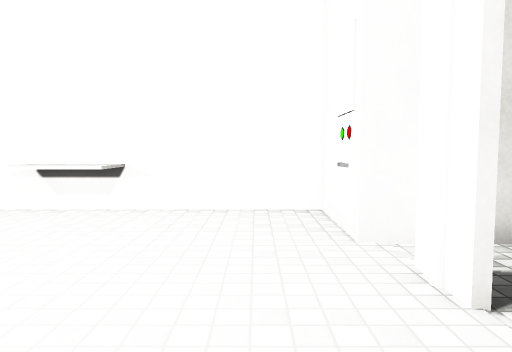
[1] (above)

20 first-person views from a walk through a 3-D level made in the Unity game engine. The camera is 1.2 m above the floor, tilts 4° down and sees 70° across. The floor is counted in squares, 1 m on a side. Each view is taken from the middle of a square. On the plan, view 1 faces up. The plan holds only what a view shows up to about 15 squares ahead; the rest is blank. The player character is not drawn. Door leaves are left out, so doorways stand open. Surface patterns are stand-ins for the level's own textures.

[2]
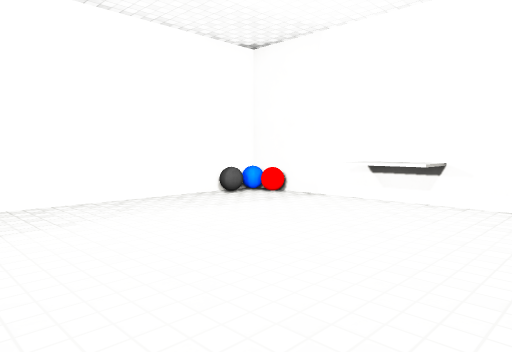

[3]
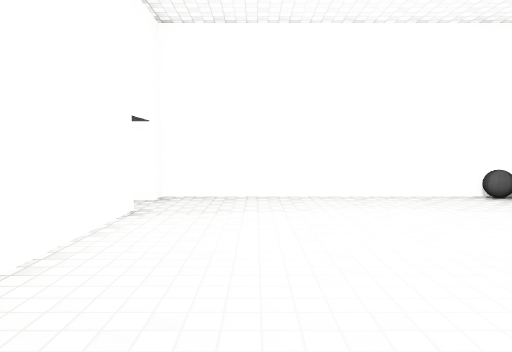

[4]
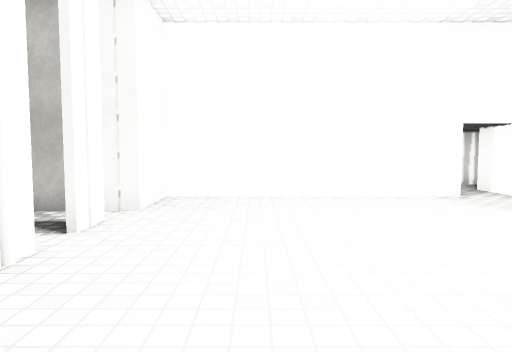

[5]
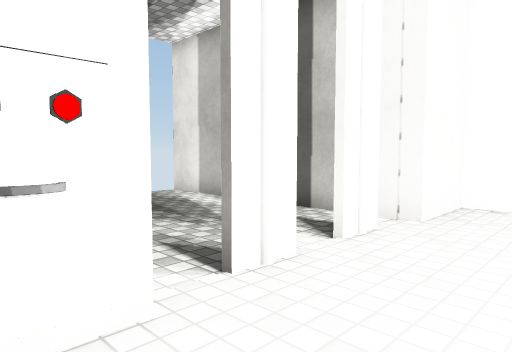

[6]
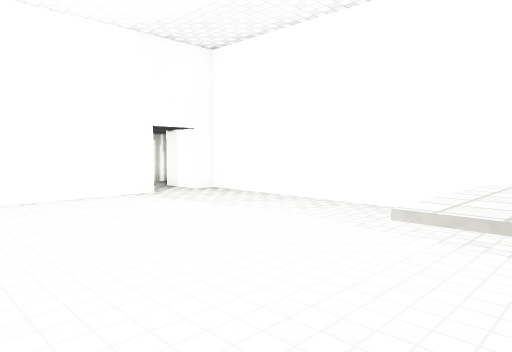

[7]
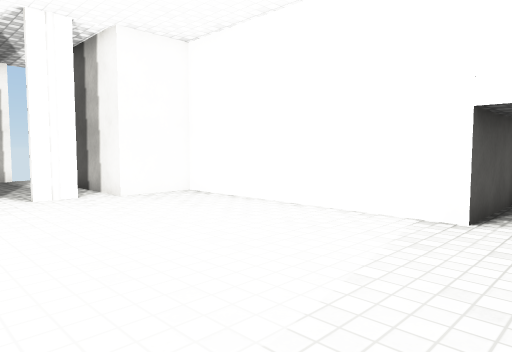

[8]
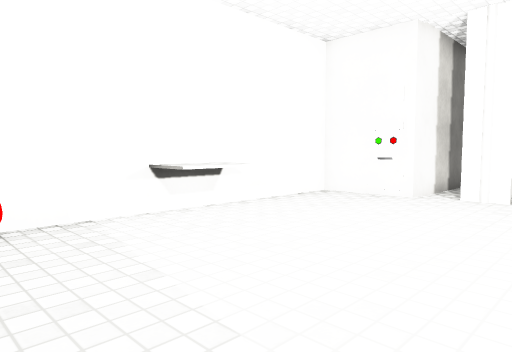

[9]
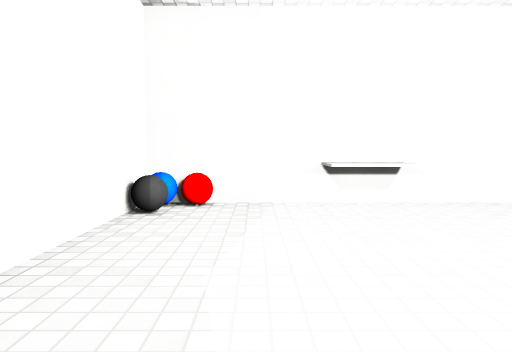

[10]
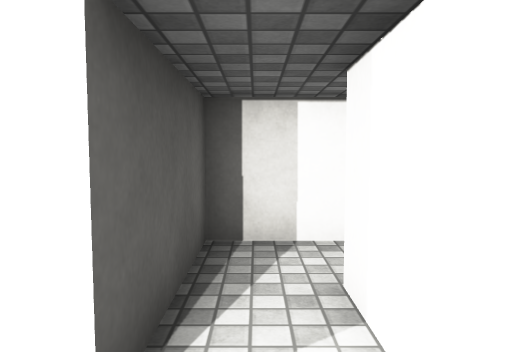

[11]
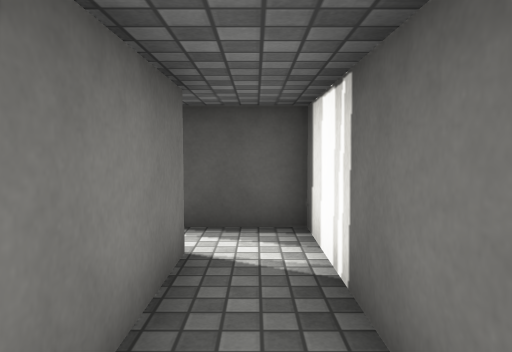

[12]
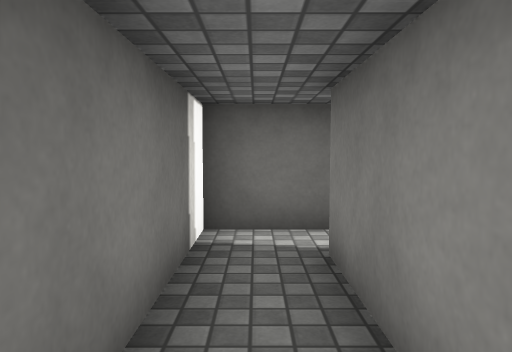

[13]
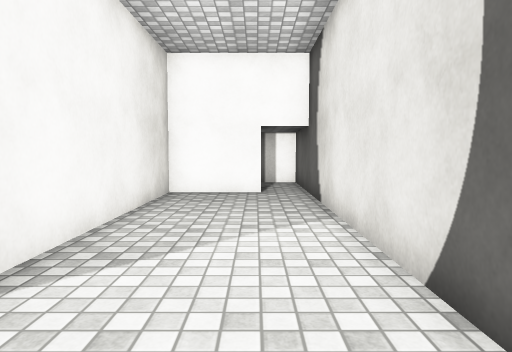

[14]
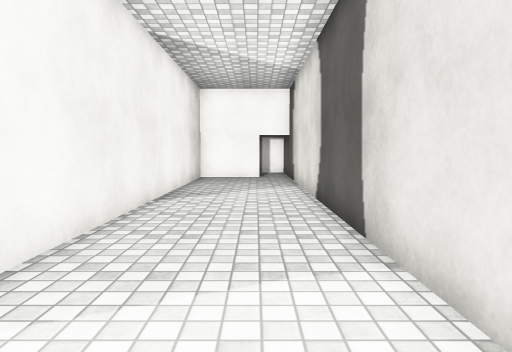

[15]
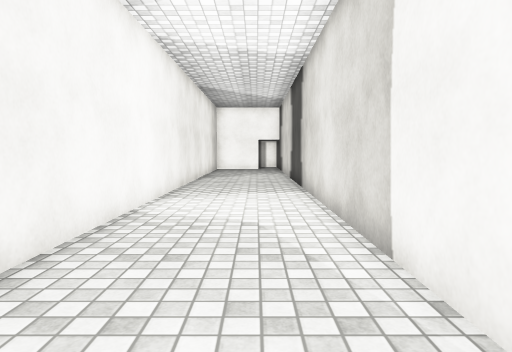

[16]
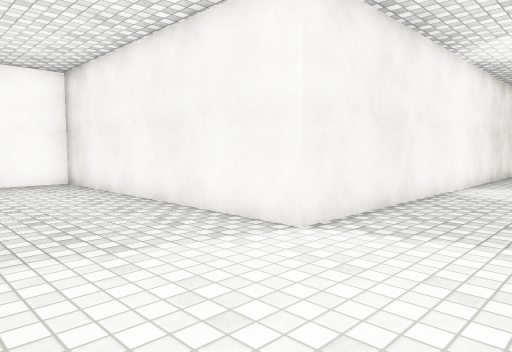

[17]
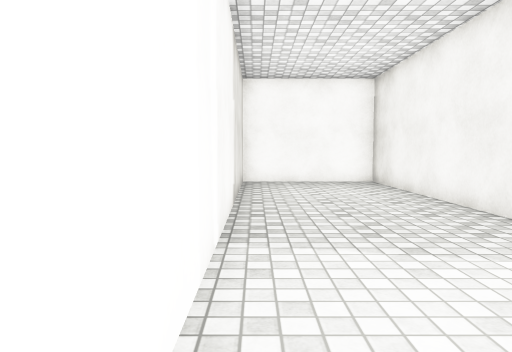

[18]
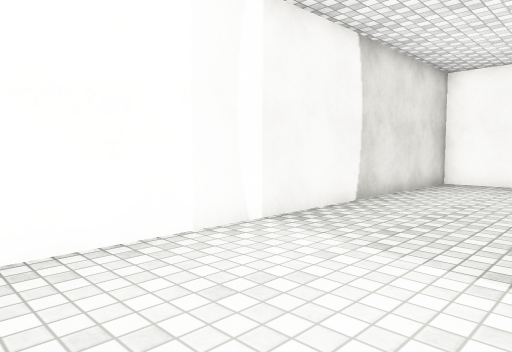

[19]
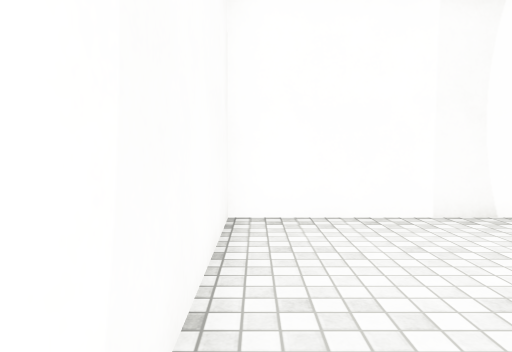

[20]
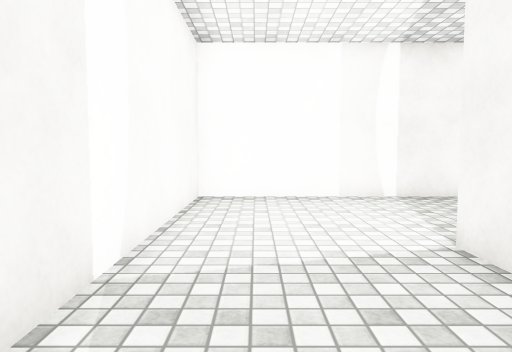

### Floor plan
Points are (right, up) in squares from view 1. A wall is a line through its corners. A room is listed if a view was taken in it or the views show most of it. See-through windows are left out.
Room 1 (views 1, 2, 3, 4, 5, 6, 7, 8, 9, 10)
walls: (-6.3, -4.4) (-6.3, -2.5) (1.3, -2.5) (1.3, -0.3) (4.5, -0.3); (4.5, 4.7) (1.3, 4.7) (1.3, 7.4) (-8.5, 7.4) (-8.5, -2.5) (-7.8, -2.5) (-7.8, -4.2)
low walls: (-2.6, 7.5) (-2.6, 6.2) (-4.5, 6.2) (-4.5, 7.5)
ways out: opening at (-7, -3.5) to room 2; open door at (2, 0); open door at (2, 4)
objects: other object (-8, 6) to (-7, 7)
Room 2 (views 11, 12)
walls: (-7.8, -4.2) (-12.2, -4.2); (-13.5, -4.6) (-13.5, -5.8) (-6.3, -5.8) (-6.3, -4.4)
ways out: opening at (-7, -3.5) to room 1; opening at (-13, -3.5) to room 3
Room 3 (views 13, 14, 15, 16, 17, 18, 19, 20)
walls: (-12.2, -2.5) (-9.5, -2.5) (-9.5, 20.5) (1.1, 20.5) (1.1, 25.5) (-13.5, 25.5) (-13.5, -4.6)
ways out: opening at (-13, -3.5) to room 2

Positions as (right, up) in squares from view 1, and headings:
1: (0, 0), facing up
2: (0, -1), facing up-left
3: (1, 0), facing left
4: (-1, 7), facing down
5: (-1, 6), facing down-right
6: (-1, 7), facing down-left
7: (-8, 4), facing down-right
8: (-8, 1), facing up-right
9: (-6, -1), facing up
10: (-7, -1), facing down
11: (-12, -5), facing right
12: (-8, -5), facing left
13: (-12, 8), facing down
14: (-12, 14), facing down
15: (-12, 21), facing down
16: (-13, 25), facing down-right
17: (-13, 25), facing right
18: (-13, 21), facing up-right
19: (-13, 19), facing up
20: (-12, 16), facing up
